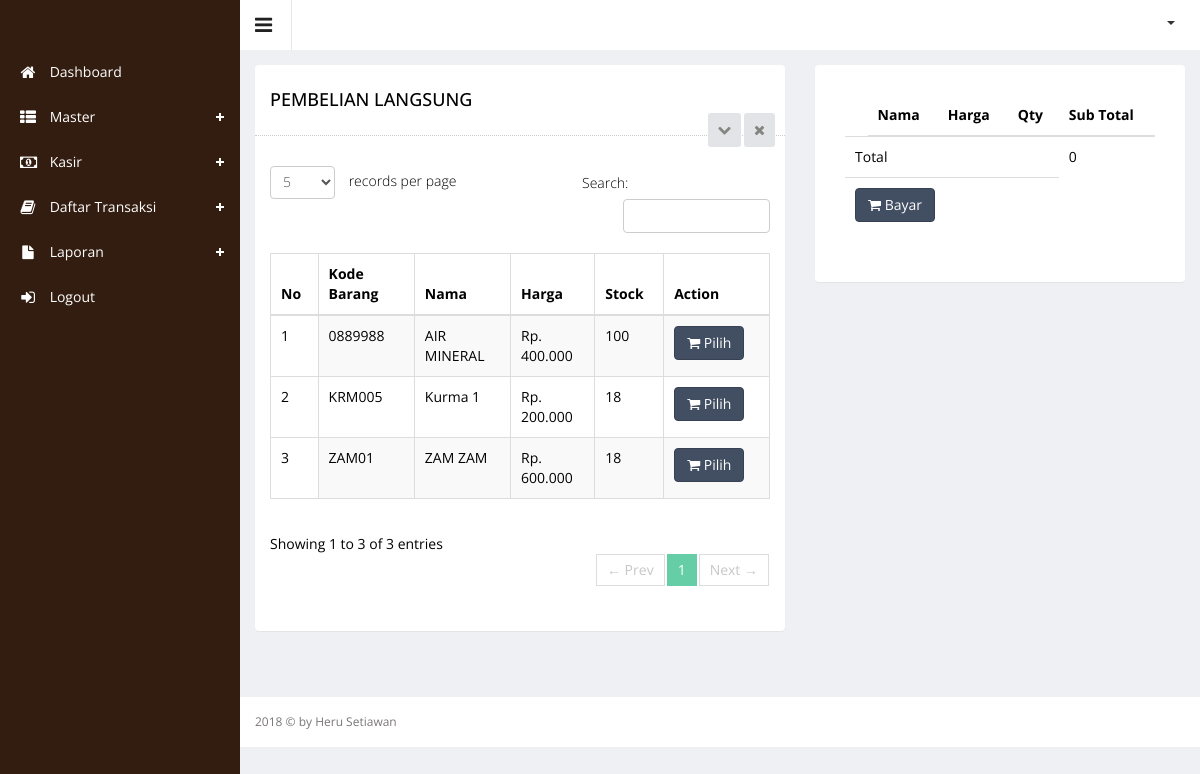
The page /index.php?hal=beli_langsung (signed in) on the database its author committed.
### tables this page shows
CREATE TABLE `barang` (
  `id` int(11) NOT NULL,
  `kdbrg` varchar(50) NOT NULL,
  `nmbrg` varchar(100) NOT NULL,
  `harga` int(11) NOT NULL,
  `stock` int(11) NOT NULL,
  `tanggal` datetime NOT NULL,
  `category_id` int(11) NOT NULL,
  `id_satuan` int(11) NOT NULL
);

### beli_langsung.php (the view, shortened to what this page needs)
<?php
include "config.php";
$id_session=$_SESSION['id_session'];
 ?>
       <div class="wrapper">
    <div class="row">
        <div class="col-sm-7">
            <section class="panel">
                <header class="panel-heading">
                    <h4>Pembelian Langsung</h4>
                    <span class="tools pull-right">
                        <a href="javascript:;" class="fa fa-chevron-down"></a>
                        <a href="javascript:;" class="fa fa-times"></a>
                     </span>
                </header>
                <div class="panel-body">
                    <div class="adv-table editable-table ">
                        <div class="clearfix">
                            <div class="btn-group pull-right">
                            </div>
                        </div>
                        <table class="table table-striped table-hover table-bordered" id="editable-sample">
                            <thead>
                            <tr>
                                <th width="5%">No</th>
                                <th width="20%">Kode Barang</th>
                                <th width="20%">Nama</th>
                                <th width="15%">Harga</th>
                                <th width="15%">Stock</th>
                                <th width="10%">Action</th>
                            </tr>
                            </thead>
                            <tbody>
                            <?php
                            $no = 1;
                            $queryProduct = $connect->query("SELECT barang.id, barang.kdbrg, barang.nmbrg, barang.harga, barang.stock, category.category_id, category.category_name, satuan.id_satuan, satuan.nmsatuan
                             FROM barang
                             JOIN category ON barang.category_id = category.category_id
                             JOIN satuan ON barang.id_satuan = satuan.id_satuan
                             ORDER BY id DESC");
                            while ($rowProduct = mysqli_fetch_array($queryProduct)) {
                                ?>
                                 <tr class="">
                                    <td><?php echo $no++ ?></td>
                                    <td><?php echo $rowProduct['kdbrg'] ?></td>
                                    <td><?php echo $rowProduct['nmbrg'] ?></td>
                                    <td>Rp. <?php echo number_format($rowProduct['harga'], 0, ',', '.'); ?></td>
                                    <td><?php echo $rowProduct['stock'] ?></td>
                                    <td>
                                        <a href="cart.php?&input=add&id_barang=<?=$rowProduct['id']?>&id_session=<?=$id_session?>">
                                            <button class="btn btn-primary" type="submit"><i class="fa fa-shopping-cart" aria-hidden="true"></i>
                                                Pilih
                                            </button>
                                        </a>
                                    </td>
                                </tr>
                            <?php } ?>
                            </tbody>
                        </table>
                    </div>
                </div>
            </section>
        </div>
           <div class="col-md-5">
            <div class="panel">
                <div class="panel-body">
                    <div class="blog-post">
                        <div class="media">
                            <div class="panel-body">
                                <table class="table">
                                    <thead>
                                    <tr>
                                        <td></td>
                                        <th>Nama</th>
                                        <th>Harga</th>
                                        <th>Qty</th>
                                        <th>Sub Total</th>
                                    </tr>
                                    </thead>
                                    <tbody>
                                    <?php
                                    $total = 0;
                                        ?>
                                    <tr>
                                        <td colspan="4">
                                            Total
                                        </td>
                                        <td>
                                            <?php echo number_format($total, 0, ',', '.'); ?>
                                        </td>
                                    </tr>
                                    <tr>
                                        <td colspan="4" align="reight">
                                            <button class="btn btn-primary" type="submit" data-toggle="modal"
                                                    data-target="#myModal"><i class="fa fa-shopping-cart"></i> Bayar
                                            </button>
                                        </td>
                                    </tr>
                                    </tbody>
                                </table>
                            </div>
                        </div>
                    </div>
                </div>
            </div>
        </div>
    </div>
</div>

### rows shown on the page
barang: kdbrg "0889988", nmbrg "AIR MINERAL", harga "400.000", stock "100"
barang: kdbrg "KRM005", nmbrg "Kurma 1", harga "200.000", stock "18"
barang: kdbrg "ZAM01", nmbrg "ZAM ZAM", harga "600.000", stock "18"

### other values the page prints
$total "0"
